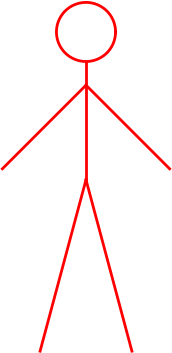

The script that saved this image:
from pysketcher import *

class Person(Shape):
    def __init__(self, headcenter, headradius, armangle=40):
        centre, R=headcenter, headradius # radius and centre of head
        cx,cy=centre
        theta=armangle*pi/180
        alpha=15*pi/180 #legs angle
        
        head=Circle(center=centre, radius=R)
        torso=Line((cx,cy-5*R),(cx,cy-R))
        rleg=Line((cx+6*R*sin(alpha),cy-5*R-6*R*cos(alpha)),(cx,cy-5*R))
        lleg=Line((cx-6*R*sin(alpha),cy-5*R-6*R*cos(alpha)),(cx,cy-5*R))
        rarm=Line((cx,cy-1.8*R),(cx+4*R*sin(theta),cy-1.8*R-4*R*cos(theta)))
        larm=Line((cx,cy-1.8*R),(cx-4*R*sin(theta),cy-1.8*R-4*R*cos(theta))) 
        
        legs = Composition({'lleg': lleg, 'rleg': rleg})
        arms = Composition({'rarm': rarm, 'larm': larm})
        body = Composition({'head': head, 'torso': torso})
        person = Composition({'body': body, 'legs': legs, 'arms':arms})
        
        self.shapes={'person':person}

R=3.25  
cx=-30*R
cy=173*R #using "strange" values to test the class

ymin=cy-11*R
ymax =cy+1.5*R
xmax=cx+4*R
xmin=cx-4*R
drawing_tool.set_coordinate_system(xmin=xmin, xmax=xmax,
                                   ymin=ymin, ymax=ymax,
                                   axis=False)
p=Person((cx,cy),R,45)
p.draw()
drawing_tool.display()
#input()
drawing_tool.savefig('ej9.21.png')
#drawing_tool.savefig('ej9.21.pdf')
